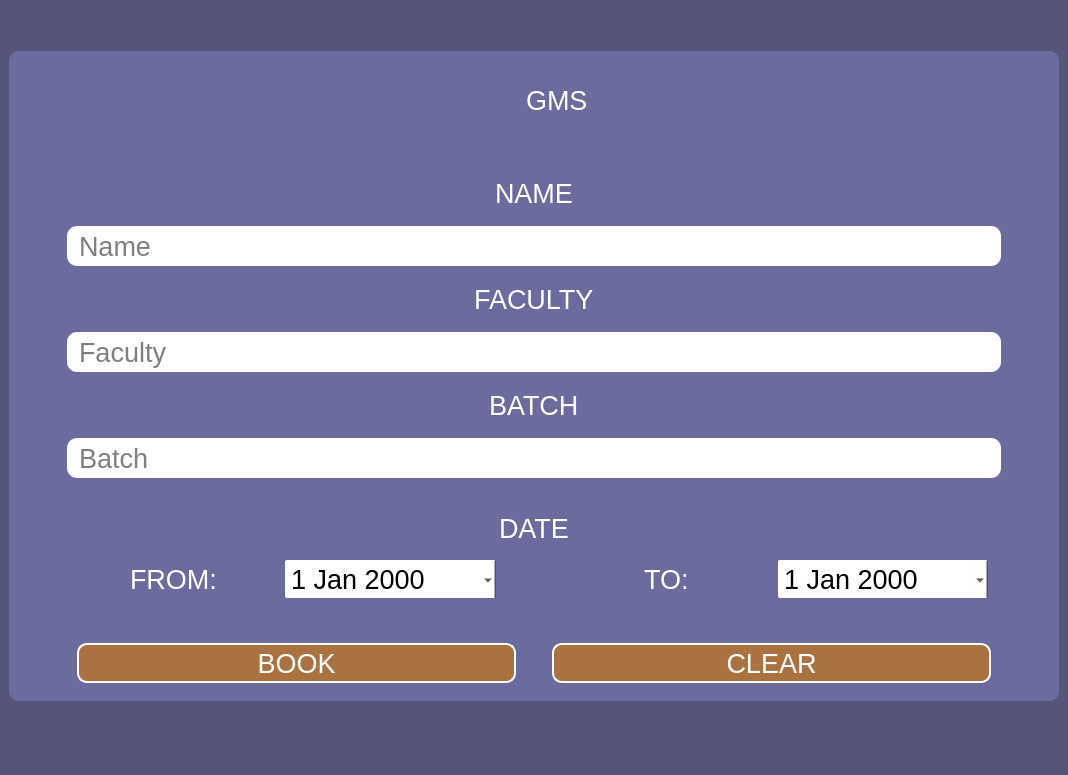
<?xml version="1.0" encoding="UTF-8"?>
<ui version="4.0">
 <class>booking_page</class>
 <widget class="QMainWindow" name="booking_page">
  <property name="geometry">
   <rect>
    <x>0</x>
    <y>0</y>
    <width>836</width>
    <height>775</height>
   </rect>
  </property>
  <property name="windowTitle">
   <string>MainWindow</string>
  </property>
  <property name="styleSheet">
   <string notr="true">background-color: rgb(84,85,121);</string>
  </property>
  <widget class="QWidget" name="centralwidget">
   <layout class="QVBoxLayout" name="verticalLayout">
    <item alignment="Qt::AlignHCenter|Qt::AlignVCenter">
     <widget class="QFrame" name="frame">
      <property name="sizePolicy">
       <sizepolicy hsizetype="Preferred" vsizetype="Preferred">
        <horstretch>0</horstretch>
        <verstretch>0</verstretch>
       </sizepolicy>
      </property>
      <property name="minimumSize">
       <size>
        <width>1050</width>
        <height>650</height>
       </size>
      </property>
      <property name="maximumSize">
       <size>
        <width>1400</width>
        <height>1400</height>
       </size>
      </property>
      <property name="styleSheet">
       <string notr="true">font-size:20pt;
font: &quot;Arial&quot;;
color: rgb(255, 255, 255);
border: solid;
border-width: 0px;
border-radius: 10px;
background-color:rgb(107, 108, 157);</string>
      </property>
      <property name="frameShape">
       <enum>QFrame::StyledPanel</enum>
      </property>
      <property name="frameShadow">
       <enum>QFrame::Raised</enum>
      </property>
      <layout class="QVBoxLayout" name="verticalLayout_2">
       <item alignment="Qt::AlignHCenter">
        <widget class="QFrame" name="frame_4">
         <property name="minimumSize">
          <size>
           <width>0</width>
           <height>80</height>
          </size>
         </property>
         <property name="styleSheet">
          <string notr="true">border: solid;
border-width: 0px;
border-radius: 10px;
background-color:rgb(107, 108, 157);</string>
         </property>
         <property name="frameShape">
          <enum>QFrame::StyledPanel</enum>
         </property>
         <property name="frameShadow">
          <enum>QFrame::Raised</enum>
         </property>
         <layout class="QHBoxLayout" name="horizontalLayout_3">
          <item alignment="Qt::AlignHCenter|Qt::AlignVCenter">
           <widget class="QLabel" name="label">
            <property name="sizePolicy">
             <sizepolicy hsizetype="Preferred" vsizetype="Preferred">
              <horstretch>0</horstretch>
              <verstretch>0</verstretch>
             </sizepolicy>
            </property>
            <property name="minimumSize">
             <size>
              <width>40</width>
              <height>40</height>
             </size>
            </property>
            <property name="maximumSize">
             <size>
              <width>80</width>
              <height>80</height>
             </size>
            </property>
            <property name="text">
             <string/>
            </property>
            <property name="pixmap">
             <pixmap resource="images.qrc">:/img/images/GMS_LOGO.png</pixmap>
            </property>
            <property name="scaledContents">
             <bool>true</bool>
            </property>
           </widget>
          </item>
          <item>
           <widget class="QLabel" name="label_2">
            <property name="styleSheet">
             <string notr="true">font: 700 40pt &quot;AriaI&quot;;</string>
            </property>
            <property name="text">
             <string>GMS</string>
            </property>
            <property name="scaledContents">
             <bool>false</bool>
            </property>
           </widget>
          </item>
         </layout>
        </widget>
       </item>
       <item>
        <spacer name="verticalSpacer_2">
         <property name="orientation">
          <enum>Qt::Vertical</enum>
         </property>
         <property name="sizeType">
          <enum>QSizePolicy::Fixed</enum>
         </property>
         <property name="sizeHint" stdset="0">
          <size>
           <width>20</width>
           <height>29</height>
          </size>
         </property>
        </spacer>
       </item>
       <item alignment="Qt::AlignHCenter">
        <widget class="QLabel" name="_name">
         <property name="styleSheet">
          <string notr="true">color :rgb(255, 255, 255);
font: 26pt &quot;Arial&quot;;</string>
         </property>
         <property name="text">
          <string>NAME</string>
         </property>
         <property name="scaledContents">
          <bool>false</bool>
         </property>
        </widget>
       </item>
       <item>
        <widget class="QFrame" name="frame_5">
         <property name="styleSheet">
          <string notr="true">font-size:20pt;
font: &quot;Arial&quot;;
color: rgb(255, 255, 255);
border: solid;
border-width: 0px;
border-radius: 10px;
background-color:rgb(107, 108, 157);</string>
         </property>
         <property name="frameShape">
          <enum>QFrame::StyledPanel</enum>
         </property>
         <property name="frameShadow">
          <enum>QFrame::Raised</enum>
         </property>
         <layout class="QHBoxLayout" name="horizontalLayout_4">
          <item>
           <spacer name="horizontalSpacer_9">
            <property name="orientation">
             <enum>Qt::Horizontal</enum>
            </property>
            <property name="sizeType">
             <enum>QSizePolicy::Fixed</enum>
            </property>
            <property name="sizeHint" stdset="0">
             <size>
              <width>40</width>
              <height>20</height>
             </size>
            </property>
           </spacer>
          </item>
          <item>
           <widget class="QLineEdit" name="text_name">
            <property name="minimumSize">
             <size>
              <width>0</width>
              <height>40</height>
             </size>
            </property>
            <property name="styleSheet">
             <string notr="true">border-radius: 10px;
background-color:white;
color: rgb(0, 0, 0);
padding-left:10px;
font: 16px &quot;Arial&quot;;</string>
            </property>
            <property name="placeholderText">
             <string>Name</string>
            </property>
           </widget>
          </item>
          <item>
           <spacer name="horizontalSpacer_8">
            <property name="orientation">
             <enum>Qt::Horizontal</enum>
            </property>
            <property name="sizeType">
             <enum>QSizePolicy::Fixed</enum>
            </property>
            <property name="sizeHint" stdset="0">
             <size>
              <width>40</width>
              <height>20</height>
             </size>
            </property>
           </spacer>
          </item>
         </layout>
        </widget>
       </item>
       <item alignment="Qt::AlignHCenter">
        <widget class="QLabel" name="_faculty">
         <property name="styleSheet">
          <string notr="true">font: 26pt &quot;Arial&quot;;</string>
         </property>
         <property name="text">
          <string>FACULTY</string>
         </property>
        </widget>
       </item>
       <item>
        <widget class="QFrame" name="frame_6">
         <property name="styleSheet">
          <string notr="true">font-size:20pt;
font: &quot;Arial&quot;;
color: rgb(255, 255, 255);
border: solid;
border-width: 0px;
border-radius: 10px;
background-color:rgb(107, 108, 157);</string>
         </property>
         <property name="frameShape">
          <enum>QFrame::StyledPanel</enum>
         </property>
         <property name="frameShadow">
          <enum>QFrame::Raised</enum>
         </property>
         <layout class="QHBoxLayout" name="horizontalLayout_5">
          <item>
           <spacer name="horizontalSpacer_11">
            <property name="orientation">
             <enum>Qt::Horizontal</enum>
            </property>
            <property name="sizeType">
             <enum>QSizePolicy::Fixed</enum>
            </property>
            <property name="sizeHint" stdset="0">
             <size>
              <width>40</width>
              <height>20</height>
             </size>
            </property>
           </spacer>
          </item>
          <item>
           <widget class="QLineEdit" name="text_faculty">
            <property name="minimumSize">
             <size>
              <width>0</width>
              <height>40</height>
             </size>
            </property>
            <property name="styleSheet">
             <string notr="true">border-radius: 10px;
background-color:white;
color: rgb(0, 0, 0);
padding-left:10px;
font: 16px &quot;Arial&quot;;</string>
            </property>
            <property name="placeholderText">
             <string>Faculty</string>
            </property>
           </widget>
          </item>
          <item>
           <spacer name="horizontalSpacer_10">
            <property name="orientation">
             <enum>Qt::Horizontal</enum>
            </property>
            <property name="sizeType">
             <enum>QSizePolicy::Fixed</enum>
            </property>
            <property name="sizeHint" stdset="0">
             <size>
              <width>40</width>
              <height>20</height>
             </size>
            </property>
           </spacer>
          </item>
         </layout>
        </widget>
       </item>
       <item alignment="Qt::AlignHCenter">
        <widget class="QLabel" name="label_6">
         <property name="styleSheet">
          <string notr="true">font: 26pt &quot;Arial&quot;;</string>
         </property>
         <property name="text">
          <string>BATCH</string>
         </property>
         <property name="margin">
          <number>1</number>
         </property>
        </widget>
       </item>
       <item>
        <widget class="QFrame" name="frame_7">
         <property name="styleSheet">
          <string notr="true">font-size:20pt;
font: &quot;Arial&quot;;
color: rgb(255, 255, 255);
border: solid;
border-width: 0px;
border-radius: 10px;
background-color:rgb(107, 108, 157);</string>
         </property>
         <property name="frameShape">
          <enum>QFrame::StyledPanel</enum>
         </property>
         <property name="frameShadow">
          <enum>QFrame::Raised</enum>
         </property>
         <layout class="QHBoxLayout" name="horizontalLayout_6">
          <item>
           <spacer name="horizontalSpacer_12">
            <property name="orientation">
             <enum>Qt::Horizontal</enum>
            </property>
            <property name="sizeType">
             <enum>QSizePolicy::Fixed</enum>
            </property>
            <property name="sizeHint" stdset="0">
             <size>
              <width>40</width>
              <height>20</height>
             </size>
            </property>
           </spacer>
          </item>
          <item>
           <widget class="QLineEdit" name="text_batch">
            <property name="minimumSize">
             <size>
              <width>0</width>
              <height>40</height>
             </size>
            </property>
            <property name="styleSheet">
             <string notr="true">border-radius: 10px;
background-color:white;
color: rgb(0, 0, 0);
padding-left:10px;
font: 16px &quot;Arial&quot;;
</string>
            </property>
            <property name="placeholderText">
             <string>Batch</string>
            </property>
           </widget>
          </item>
          <item>
           <spacer name="horizontalSpacer_13">
            <property name="orientation">
             <enum>Qt::Horizontal</enum>
            </property>
            <property name="sizeType">
             <enum>QSizePolicy::Fixed</enum>
            </property>
            <property name="sizeHint" stdset="0">
             <size>
              <width>40</width>
              <height>20</height>
             </size>
            </property>
           </spacer>
          </item>
         </layout>
        </widget>
       </item>
       <item alignment="Qt::AlignHCenter">
        <widget class="QLabel" name="label_3">
         <property name="styleSheet">
          <string notr="true">padding-top: 20px;
font: 26pt &quot;Arial&quot;;</string>
         </property>
         <property name="text">
          <string>DATE</string>
         </property>
        </widget>
       </item>
       <item>
        <widget class="QFrame" name="frame_2">
         <property name="styleSheet">
          <string notr="true">border: solid;
border-width: 0px;
border-radius: 10px;
background-color:rgb(107, 108, 157);</string>
         </property>
         <property name="frameShape">
          <enum>QFrame::StyledPanel</enum>
         </property>
         <property name="frameShadow">
          <enum>QFrame::Raised</enum>
         </property>
         <layout class="QHBoxLayout" name="horizontalLayout">
          <property name="leftMargin">
           <number>1</number>
          </property>
          <property name="rightMargin">
           <number>12</number>
          </property>
          <item>
           <spacer name="horizontalSpacer_2">
            <property name="orientation">
             <enum>Qt::Horizontal</enum>
            </property>
            <property name="sizeType">
             <enum>QSizePolicy::Fixed</enum>
            </property>
            <property name="sizeHint" stdset="0">
             <size>
              <width>50</width>
              <height>20</height>
             </size>
            </property>
           </spacer>
          </item>
          <item alignment="Qt::AlignHCenter">
           <widget class="QLabel" name="label_4">
            <property name="minimumSize">
             <size>
              <width>0</width>
              <height>40</height>
             </size>
            </property>
            <property name="maximumSize">
             <size>
              <width>16777215</width>
              <height>40</height>
             </size>
            </property>
            <property name="text">
             <string>FROM:</string>
            </property>
           </widget>
          </item>
          <item>
           <widget class="QDateEdit" name="date_from">
            <property name="styleSheet">
             <string notr="true">QDateEdit { 
border: 0px solid gray; 
background-color: rgb(255, 255, 255);
color: rgb(0, 0, 0);
margin-right: 0.2px;
padding: 4px; 
color: rgb(0, 0, 0);
height: 30px;
background-color: rgb(255, 255, 255);
border-radius: 2px;
}
QDateEdit::drop-down{
margin-top: 2.5px;
margin-bottom: 2.5px;
height: 35px;
}</string>
            </property>
            <property name="calendarPopup">
             <bool>true</bool>
            </property>
           </widget>
          </item>
          <item>
           <spacer name="horizontalSpacer">
            <property name="orientation">
             <enum>Qt::Horizontal</enum>
            </property>
            <property name="sizeType">
             <enum>QSizePolicy::Fixed</enum>
            </property>
            <property name="sizeHint" stdset="0">
             <size>
              <width>60</width>
              <height>20</height>
             </size>
            </property>
           </spacer>
          </item>
          <item alignment="Qt::AlignHCenter">
           <widget class="QLabel" name="label_5">
            <property name="minimumSize">
             <size>
              <width>0</width>
              <height>40</height>
             </size>
            </property>
            <property name="maximumSize">
             <size>
              <width>16777212</width>
              <height>40</height>
             </size>
            </property>
            <property name="text">
             <string>TO:</string>
            </property>
           </widget>
          </item>
          <item>
           <widget class="QDateEdit" name="date_to">
            <property name="acceptDrops">
             <bool>false</bool>
            </property>
            <property name="autoFillBackground">
             <bool>false</bool>
            </property>
            <property name="styleSheet">
             <string notr="true">QDateEdit { 
border: 0px solid gray; 
background-color: rgb(255, 255, 255);
color: rgb(0, 0, 0);
margin-right: 0.2px;
padding: 4px; 
color: rgb(0, 0, 0);
height: 30px;
background-color: rgb(255, 255, 255);
border-radius: 2px;
}
QDateEdit::drop-down{
margin-top: 2.5px;
margin-bottom: 2.5px;
height: 35px;
}</string>
            </property>
            <property name="wrapping">
             <bool>false</bool>
            </property>
            <property name="accelerated">
             <bool>false</bool>
            </property>
            <property name="calendarPopup">
             <bool>true</bool>
            </property>
           </widget>
          </item>
          <item>
           <spacer name="horizontalSpacer_3">
            <property name="orientation">
             <enum>Qt::Horizontal</enum>
            </property>
            <property name="sizeType">
             <enum>QSizePolicy::Fixed</enum>
            </property>
            <property name="sizeHint" stdset="0">
             <size>
              <width>50</width>
              <height>20</height>
             </size>
            </property>
           </spacer>
          </item>
         </layout>
        </widget>
       </item>
       <item>
        <spacer name="verticalSpacer">
         <property name="orientation">
          <enum>Qt::Vertical</enum>
         </property>
         <property name="sizeType">
          <enum>QSizePolicy::Fixed</enum>
         </property>
         <property name="sizeHint" stdset="0">
          <size>
           <width>10</width>
           <height>20</height>
          </size>
         </property>
        </spacer>
       </item>
       <item>
        <widget class="QFrame" name="frame_3">
         <property name="styleSheet">
          <string notr="true">border: solid;
border-width: 0px;
border-radius: 10px;
background-color:rgb(107, 108, 157);</string>
         </property>
         <property name="frameShape">
          <enum>QFrame::StyledPanel</enum>
         </property>
         <property name="frameShadow">
          <enum>QFrame::Raised</enum>
         </property>
         <layout class="QHBoxLayout" name="horizontalLayout_2">
          <item>
           <spacer name="horizontalSpacer_4">
            <property name="orientation">
             <enum>Qt::Horizontal</enum>
            </property>
            <property name="sizeType">
             <enum>QSizePolicy::Fixed</enum>
            </property>
            <property name="sizeHint" stdset="0">
             <size>
              <width>50</width>
              <height>20</height>
             </size>
            </property>
           </spacer>
          </item>
          <item>
           <widget class="QPushButton" name="button_book">
            <property name="minimumSize">
             <size>
              <width>0</width>
              <height>40</height>
             </size>
            </property>
            <property name="styleSheet">
             <string notr="true">QPushButton
{
border-radius: 10px;
border-color:rgb(255, 255, 255);
border-style:solid;
border-width:2px;
font: 20px &quot;Arial&quot;;
background-color: rgb(255, 255, 255);
color: rgb(255, 255, 255);
background-color: rgb(171, 114, 65);
}

QPushButton:hover{
	background-color:rgba(134, 243, 210, 128);
}
QPushButton:pressed{
	color:rgba(0, 0, 0, 66);
	background-color:rgba(134, 243, 210, 64);
}</string>
            </property>
            <property name="text">
             <string>BOOK</string>
            </property>
           </widget>
          </item>
          <item>
           <spacer name="horizontalSpacer_6">
            <property name="orientation">
             <enum>Qt::Horizontal</enum>
            </property>
            <property name="sizeType">
             <enum>QSizePolicy::Fixed</enum>
            </property>
            <property name="sizeHint" stdset="0">
             <size>
              <width>30</width>
              <height>20</height>
             </size>
            </property>
           </spacer>
          </item>
          <item>
           <widget class="QPushButton" name="button_clear">
            <property name="minimumSize">
             <size>
              <width>0</width>
              <height>40</height>
             </size>
            </property>
            <property name="styleSheet">
             <string notr="true">QPushButton
{
border-radius: 10px;
border-color:rgb(255, 255, 255);
border-style:solid;
border-width:2px;
font: 20px &quot;Arial&quot;;
background-color: rgb(255, 255, 255);
color: rgb(255, 255, 255);
background-color: rgb(171, 114, 65);
}

QPushButton:hover{
	background-color:rgba(134, 243, 210, 128);
}
QPushButton:pressed{
	color:rgba(0, 0, 0, 66);
	background-color:rgba(134, 243, 210, 64);
}</string>
            </property>
            <property name="text">
             <string>CLEAR</string>
            </property>
           </widget>
          </item>
          <item>
           <spacer name="horizontalSpacer_5">
            <property name="orientation">
             <enum>Qt::Horizontal</enum>
            </property>
            <property name="sizeType">
             <enum>QSizePolicy::Fixed</enum>
            </property>
            <property name="sizeHint" stdset="0">
             <size>
              <width>50</width>
              <height>20</height>
             </size>
            </property>
           </spacer>
          </item>
         </layout>
        </widget>
       </item>
      </layout>
     </widget>
    </item>
   </layout>
  </widget>
  <widget class="QMenuBar" name="menubar">
   <property name="geometry">
    <rect>
     <x>0</x>
     <y>0</y>
     <width>836</width>
     <height>24</height>
    </rect>
   </property>
  </widget>
  <widget class="QStatusBar" name="statusbar"/>
 </widget>
 <resources>
  <include location="images.qrc"/>
 </resources>
 <connections/>
</ui>
